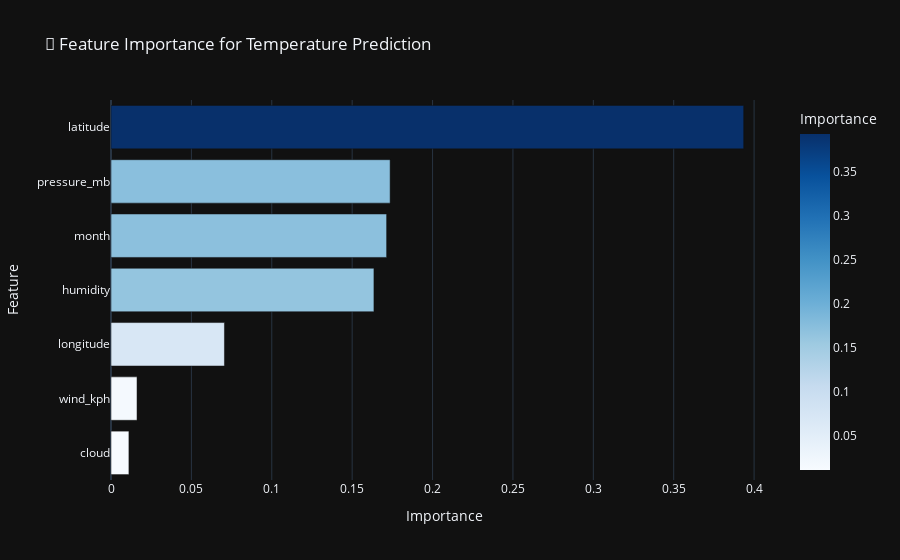

The notebook cell saved with this chart:
### Markdown cell above
## 5. Feature Importance Analysis

Using Random Forest to determine which features are most important for predicting temperature.

![Feature Importance](images/feature_importance.png)

### Code cell
# Prepare features for importance analysis
feature_df = df[['latitude', 'longitude', 'month', 'humidity', 'pressure_mb', 'wind_kph', 'cloud', 'temperature_celsius']].dropna()

X = feature_df.drop('temperature_celsius', axis=1)
y = feature_df['temperature_celsius']

# Train Random Forest
rf = RandomForestRegressor(n_estimators=100, random_state=42, n_jobs=-1)
rf.fit(X, y)

# Feature importance
importance = pd.DataFrame({
    'Feature': X.columns,
    'Importance': rf.feature_importances_
}).sort_values('Importance', ascending=True)

fig = px.bar(
    importance, x='Importance', y='Feature', orientation='h',
    title='🎯 Feature Importance for Temperature Prediction',
    color='Importance', color_continuous_scale='Blues'
)
fig.update_layout(template='plotly_dark', showlegend=False)
fig.show()

print("\n📊 Top 3 Most Important Features:")
for i, row in importance.tail(3).iterrows():
    print(f"   {row['Feature']}: {row['Importance']:.3f}")

### Figure 1 — Plotly figure (JSON) as saved in the notebook; plotly's stock layout.template omitted (floating-point values rounded to 4 significant figures)
{"data": [{"hovertemplate": "Importance=%{marker.color}<br>Feature=%{y}<extra></extra>", "legendgroup": "", "marker": {"color": [0.01114, 0.01618, 0.07056, 0.1635, 0.1714, 0.1736, 0.3935], "coloraxis": "coloraxis", "pattern": {"shape": ""}}, "name": "", "orientation": "h", "showlegend": false, "textposition": "auto", "type": "bar", "x": [0.01114, 0.01618, 0.07056, 0.1635, 0.1714, 0.1736, 0.3935], "xaxis": "x", "y": ["cloud", "wind_kph", "longitude", "humidity", "month", "pressure_mb", "latitude"], "yaxis": "y"}], "layout": {"barmode": "relative", "coloraxis": {"colorbar": {"title": {"text": "Importance"}}, "colorscale": [[0, "rgb(247,251,255)"], [0.125, "rgb(222,235,247)"], [0.25, "rgb(198,219,239)"], [0.375, "rgb(158,202,225)"], [0.5, "rgb(107,174,214)"], [0.625, "rgb(66,146,198)"], [0.75, "rgb(33,113,181)"], [0.875, "rgb(8,81,156)"], [1, "rgb(8,48,107)"]]}, "legend": {"tracegroupgap": 0}, "showlegend": false, "title": {"text": "🎯 Feature Importance for Temperature Prediction"}, "xaxis": {"anchor": "y", "domain": [0, 1], "title": {"text": "Importance"}}, "yaxis": {"anchor": "x", "domain": [0, 1], "title": {"text": "Feature"}}}}
